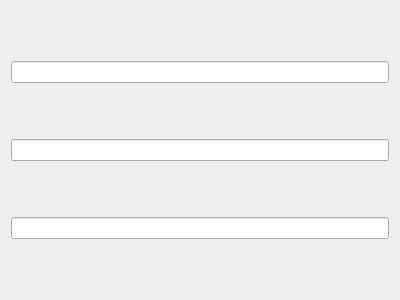
<?xml version="1.0" encoding="UTF-8"?>
<ui version="4.0">
 <class>Scores</class>
 <widget class="QWidget" name="Scores">
  <property name="geometry">
   <rect>
    <x>0</x>
    <y>0</y>
    <width>400</width>
    <height>300</height>
   </rect>
  </property>
  <property name="windowTitle">
   <string>Form</string>
  </property>
  <layout class="QVBoxLayout" name="verticalLayout">
   <item>
    <widget class="QLineEdit" name="lineEdit"/>
   </item>
   <item>
    <widget class="QLineEdit" name="lineEdit_2"/>
   </item>
   <item>
    <widget class="QLineEdit" name="lineEdit_3"/>
   </item>
  </layout>
 </widget>
 <resources/>
 <connections/>
</ui>
